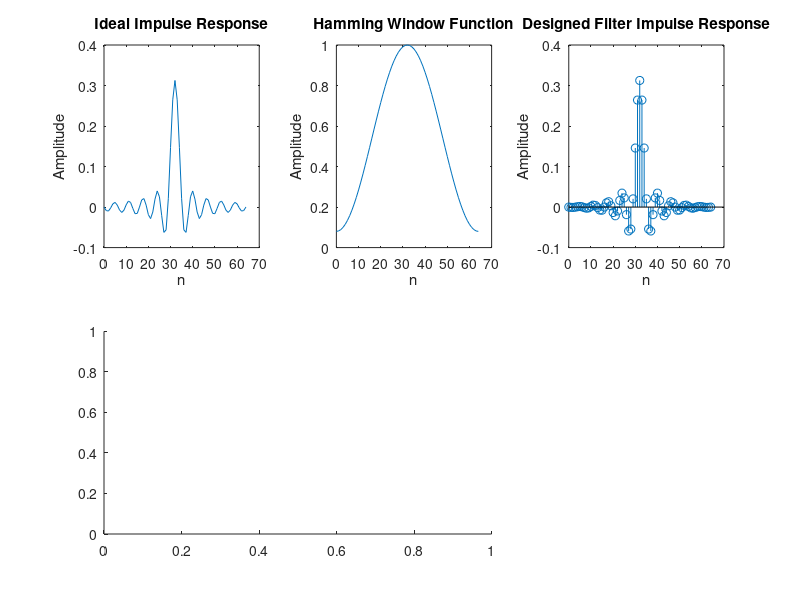

Here is the MATLAB script that generated this plot: (Note: this script raises an error after producing the figure.)
passband_edge_freq = 1500;
stopband_edge_freq = 1000;
min_stopband_attenuation = 50;
max_passband_attenuation = 0.9;
sampling_frequency = 8000;

N = ceil(8*pi*8000/(2*pi*(passband_edge_freq - stopband_edge_freq)));
fc = 1250;
ts = 1/8000;

window = hamming(N + 1);
n1 = (-1*N)/2 : 1 : N/2;
h_ideal = 2*fc*ts*sinc(2*fc*ts*(n1));
h_ideal((N/2)+1) = (2*pi*fc*ts/pi);

h_windowed = h_ideal .* window';

n = 0:N;
figure;

subplot(2, 3, 1);
plot(n, h_ideal);
title('Ideal Impulse Response');
xlabel('n');
ylabel('Amplitude');

subplot(2, 3, 2);
plot(n, window);
title('Hamming Window Function');
xlabel('n');
ylabel('Amplitude');

subplot(2, 3, 3);
stem(n, h_windowed);
title('Designed Filter Impulse Response');
xlabel('n');
ylabel('Amplitude');

% Frequency response
[H, w] = freqz(h_windowed, 1, 'half', 1024, sampling_frequency);
magnitude_response = 20 * log10(abs(H));
phase_response = unwrap(angle(H));

subplot(2, 3, [4, 5]);
plot(w, magnitude_response);
title('Magnitude Spectrum');
xlabel('Frequency (Hz)');
ylabel('Magnitude (dB)');

subplot(2, 3, 6);
plot(w, phase_response);
title('Phase Spectrum');
xlabel('Frequency (Hz)');
ylabel('Phase (radians)');

passband_edge_idx = round(passband_edge_freq * length(w) / sampling_frequency);
stopband_edge_idx = round(stopband_edge_freq * length(w) / sampling_frequency);

passband_attenuation_actual = max(magnitude_response(1:passband_edge_idx));
stopband_attenuation_actual = min(magnitude_response(stopband_edge_idx:end));

fprintf('Actual Passband Attenuation: %.2f dB\n', passband_attenuation_actual);
fprintf('Actual Stopband Attenuation: %.2f dB\n', stopband_attenuation_actual);





clc, clearvars, close all;

% Parameters
Fs = 8000; % Sampling frequency
Fp = 1000; % Pass band edge frequency
Fs_stop = 1500; % Stop band edge frequency
Asp = 0.9; % Maximum pass band attenuation
Ast = 50; % Minimum stop band attenuation

% Window function
N = 200; % Filter order
w = linspace(0, pi, N+2); % Window function frequency
w = w(1:end-1); % Exclude DC component

% Window function coefficients
beta = 0.1102*(Asp + Ast) - 0.5842*sqrt((Asp + Ast)^2 - 1) + 0.7071;
window = 0.54 - 0.46*cos(w); % Blackman-Harris window

% FIR filter coefficients
h = zeros(1, N+1); % Filter coefficients

% Pass band
for n = 1:N+1
    if (n-1)*Fs/N <= Fp/pi && (n-1)*Fs/N >= -Fp/pi
        h(n) = 2*Asp*Fp/Fs * sinc(2*Fp*(n-1)/Fs);
    end
end

% Stop band
for n = 1:N+1
    if (n-1)*Fs/N <= Fs_stop/pi && (n-1)*Fs/N >= -Fs_stop/pi
        h(n) = h(n) - 2*Ast*Fs_stop/Fs * sinc(2*Fs_stop*(n-1)/Fs);
    end
end

% Windowing
h = h.*window(1:length(h)); % Adjust window size to match h

% Normalize filter coefficients
h = h/sum(h);

% Plot window function
figure;
subplot(3, 1, 1);
plot(w, window(1:length(h))); % Adjust window size to match h
title('Window Function');
xlabel('Frequency (rad/sample)');
ylabel('Amplitude');

% Plot ideal impulse response
subplot(3, 1, 2);
stem(0:N, h);
title('Ideal Impulse Response');
xlabel('Sample');
ylabel('Amplitude');

% Plot impulse response
subplot(3, 1, 3);
impz(h, 1024, Fs);
title('Impulse Response');
xlabel('Sample');
ylabel('Amplitude');

% Plot magnitude and phase spectrum
figure;
subplot(2, 1, 1);
freqz(h, 1, 1024, Fs);
title('Magnitude Spectrum');
xlabel('Frequency (Hz)');
ylabel('Magnitude (dB)');

subplot(2, 1, 2);
freqz(h, 1, 1024, Fs);
title('Phase Spectrum');
xlabel('Frequency (Hz)');
ylabel('Phase (rad)');
